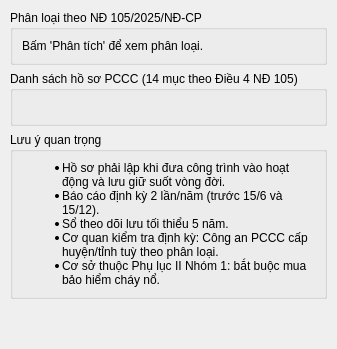
           <widget class="QWidget" name="hs_inner">
            <layout class="QVBoxLayout" name="hs_root">
             <property name="leftMargin">
              <number>10</number>
             </property>
             <property name="topMargin">
              <number>10</number>
             </property>
             <property name="rightMargin">
              <number>10</number>
             </property>
             <property name="bottomMargin">
              <number>10</number>
             </property>
             <item>
              <widget class="QGroupBox" name="gb_phan_loai">
               <property name="title">
                <string>Phân loại theo NĐ 105/2025/NĐ-CP</string>
               </property>
               <layout class="QVBoxLayout" name="lay_phan_loai">
                <item>
                 <widget class="QLabel" name="lbl_phan_loai_nd105">
                  <property name="wordWrap">
                   <bool>true</bool>
                  </property>
                  <property name="textFormat">
                   <enum>Qt::RichText</enum>
                  </property>
                  <property name="openExternalLinks">
                   <bool>true</bool>
                  </property>
                  <property name="text">
                   <string>Bấm 'Phân tích' để xem phân loại.</string>
                  </property>
                 </widget>
                </item>
               </layout>
              </widget>
             </item>
             <item>
              <widget class="QGroupBox" name="gb_ds_ho_so">
               <property name="title">
                <string>Danh sách hồ sơ PCCC (14 mục theo Điều 4 NĐ 105)</string>
               </property>
               <layout class="QVBoxLayout" name="lay_ds_ho_so">
                <item>
                 <widget class="QLabel" name="lbl_ds_ho_so">
                  <property name="wordWrap">
                   <bool>true</bool>
                  </property>
                  <property name="textFormat">
                   <enum>Qt::RichText</enum>
                  </property>
                  <property name="openExternalLinks">
                   <bool>true</bool>
                  </property>
                  <property name="text">
                   <string />
                  </property>
                 </widget>
                </item>
               </layout>
              </widget>
             </item>
             <item>
              <widget class="QGroupBox" name="gb_luu_y">
               <property name="title">
                <string>Lưu ý quan trọng</string>
               </property>
               <layout class="QVBoxLayout" name="lay_luu_y">
                <item>
                 <widget class="QLabel" name="lbl_luu_y">
                  <property name="wordWrap">
                   <bool>true</bool>
                  </property>
                  <property name="textFormat">
                   <enum>Qt::RichText</enum>
                  </property>
                  <property name="text">
                   <string>&lt;ul&gt;&lt;li&gt;Hồ sơ phải lập khi đưa công trình vào hoạt động và lưu giữ suốt vòng đời.&lt;/li&gt;&lt;li&gt;Báo cáo định kỳ 2 lần/năm (trước 15/6 và 15/12).&lt;/li&gt;&lt;li&gt;Sổ theo dõi lưu tối thiểu 5 năm.&lt;/li&gt;&lt;li&gt;Cơ quan kiểm tra định kỳ: Công an PCCC cấp huyện/tỉnh tuỳ theo phân loại.&lt;/li&gt;&lt;li&gt;Cơ sở thuộc Phụ lục II Nhóm 1: bắt buộc mua bảo hiểm cháy nổ.&lt;/li&gt;&lt;/ul&gt;</string>
                  </property>
                 </widget>
                </item>
               </layout>
              </widget>
             </item>
             <item>
              <spacer name="sp_hs">
               <property name="orientation">
                <enum>Qt::Vertical</enum>
               </property>
               <property name="sizeHint">
                <size>
                 <width>20</width>
                 <height>40</height>
                </size>
               </property>
              </spacer>
             </item>
            </layout>
           </widget>
